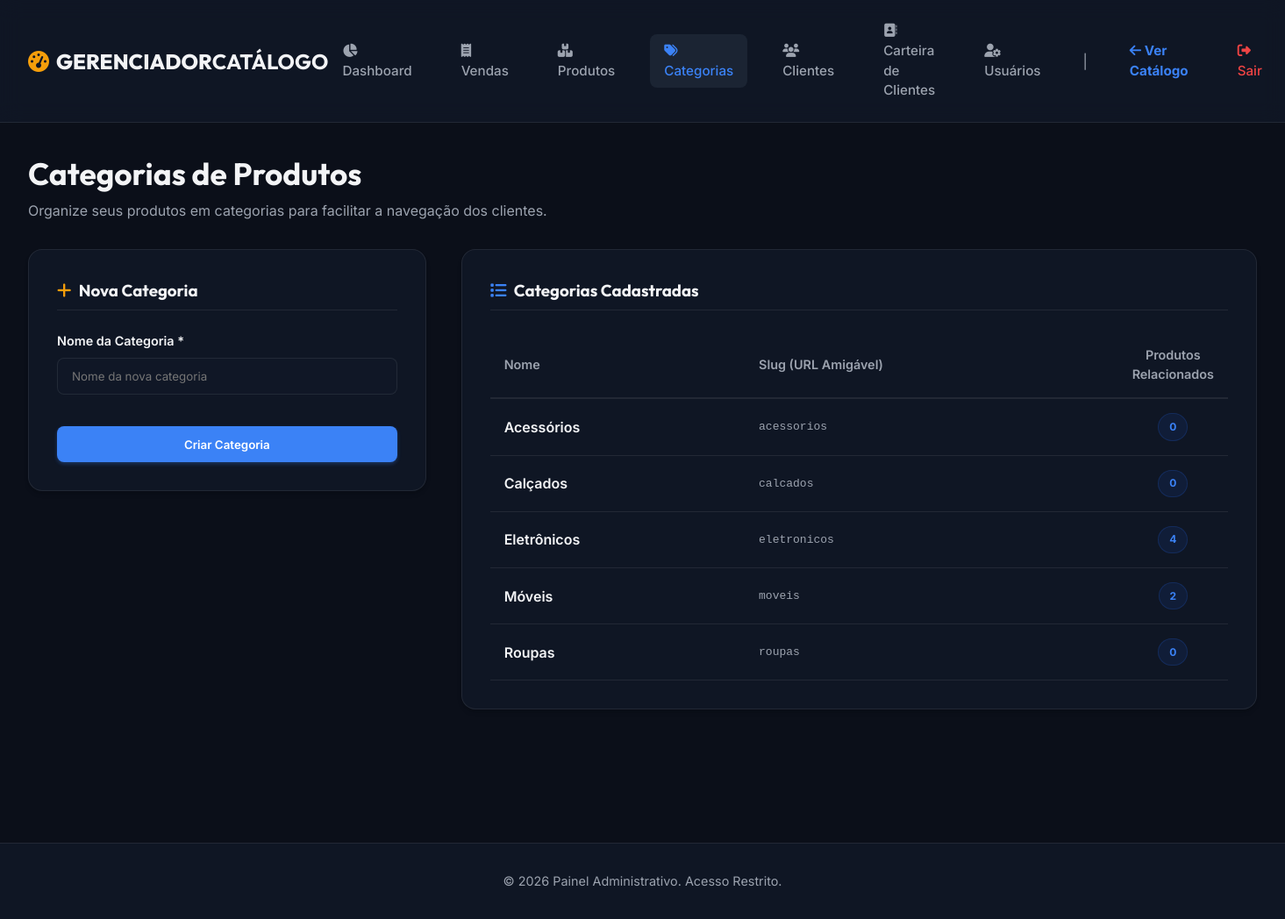
/dashboard/categorias/ (signed in), run on an earlier commit of the app's database.
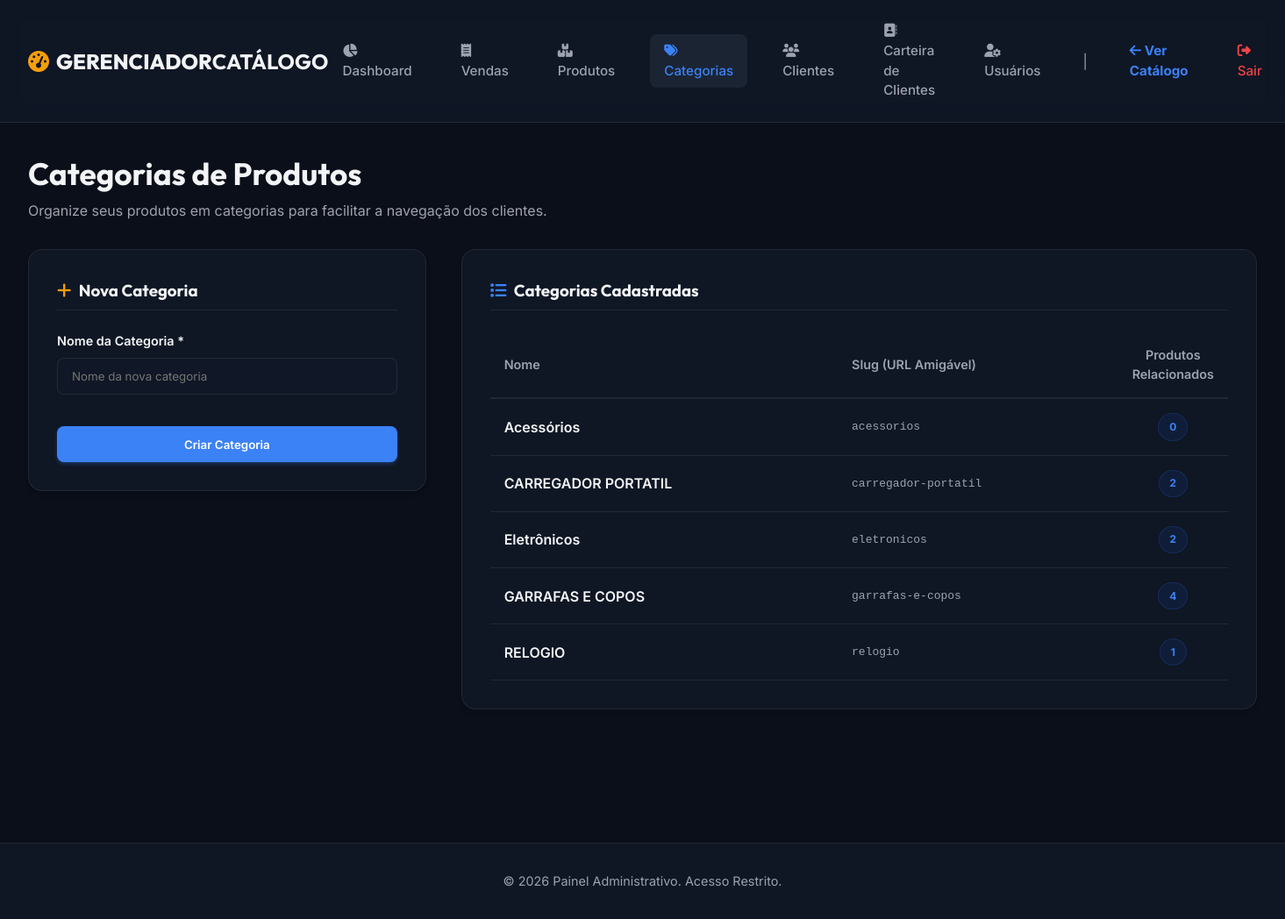
And on a later commit of the database.
### catalogo/models.py (models this page shows, shortened)
class Category(models.Model):
    name = models.CharField(max_length=100, verbose_name="Nome")
    slug = models.SlugField(unique=True, verbose_name="Slug")
    class Meta:
        verbose_name = "Categoria"
        verbose_name_plural = "Categorias"

### catalogo/views.py (the view)
# urls.py: path('dashboard/categorias/', views.admin_categories, name='admin_categories'),
@staff_member_required
def admin_categories(request):
    if request.method == 'POST':
        form = CategoryForm(request.POST)
        if form.is_valid():
            category = form.save(commit=False)
            category.slug = slugify(category.name)
            category.save()
            messages.success(request, f"Categoria '{category.name}' cadastrada com sucesso!")
            return redirect('admin_categories')
    else:
        form = CategoryForm()
    categories = Category.objects.all().order_by('name')
    return render(request, 'catalogo/admin_categories.html', {
        'form': form,
        'categories': categories
    })

### catalogo/forms.py
class CategoryForm(forms.ModelForm):
    class Meta:
        model = Category
        fields = ["name"]
        widgets = {
            "name": forms.TextInput(attrs={"class": "form-control", "placeholder": "Nome da nova categoria"}),
        }

### catalogo/templates/catalogo/admin_categories.html (shortened to what this page needs)
{% extends 'catalogo/admin_base.html' %}
{% block content %}
    <div class="admin-card-header" style="margin-bottom: 2rem;">
        <div>
            <h1 style="font-family: var(--font-title); font-size: 2.2rem; margin-bottom: 0.2rem;">Categorias de Produtos</h1>
            <p style="color: var(--text-muted);">Organize seus produtos em categorias para facilitar a navegação dos clientes.</p>
        </div>
    </div>
    <div class="admin-layout-grid">
        <div class="admin-card">
            <h3 style="font-family: var(--font-title); margin-bottom: 1.5rem; border-bottom: 1px solid var(--border); padding-bottom: 0.5rem;">
                <i class="fa-solid fa-plus" style="color: var(--warning); margin-right: 0.3rem;"></i> Nova Categoria
            </h3>
            <form method="POST">
                <div class="form-group">
                    <label for="{{ form.name.id_for_label }}">Nome da Categoria *</label>
                    {{ form.name }}
                </div>
                <button type="submit" class="btn btn-primary" style="width: 100%; padding: 0.8rem; margin-top: 1rem;">
                    Criar Categoria
                </button>
            </form>
        </div>
        <div class="admin-card">
            <h3 style="font-family: var(--font-title); margin-bottom: 1.5rem; border-bottom: 1px solid var(--border); padding-bottom: 0.5rem;">
                <i class="fa-solid fa-list" style="color: var(--accent); margin-right: 0.3rem;"></i> Categorias Cadastradas
            </h3>
            <div class="table-responsive">
                <table class="admin-table">
                    <thead>
                        <tr>
                            <th>Nome</th>
                            <th>Slug (URL Amigável)</th>
                            <th style="width: 100px; text-align: center;">Produtos Relacionados</th>
                        </tr>
                    </thead>
                    <tbody>
                        {% for cat in categories %}
                            <tr>
                                <td style="font-weight: 600;">{{ cat.name }}</td>
                                <td style="font-family: monospace; color: var(--text-muted);">{{ cat.slug }}</td>
                                <td style="text-align: center; font-weight: bold;">
                                    <span class="badge" style="background: rgba(37, 99, 235, 0.1); color: var(--accent); border: 1px solid rgba(37, 99, 235, 0.2);">
                                        {{ cat.products.count }}
                                    </span>
                                </td>
                            </tr>
                        {% endfor %}
                    </tbody>
                </table>
            </div>
        </div>
    </div>
{% endblock %}

What changed in the data, as far as the page shows it:
removed Category: name "Calçados", slug "calcados", products.count "0"
removed Category: name "Móveis", slug "moveis", products.count "2"
removed Category: name "Roupas", slug "roupas", products.count "0"
added Category: name "CARREGADOR PORTATIL", slug "carregador-portatil", products.count "2"
computed for Category "Eletrônicos": products.count "4" → "2"
added Category: name "GARRAFAS E COPOS", slug "garrafas-e-copos", products.count "4"
added Category: name "RELOGIO", slug "relogio", products.count "1"
